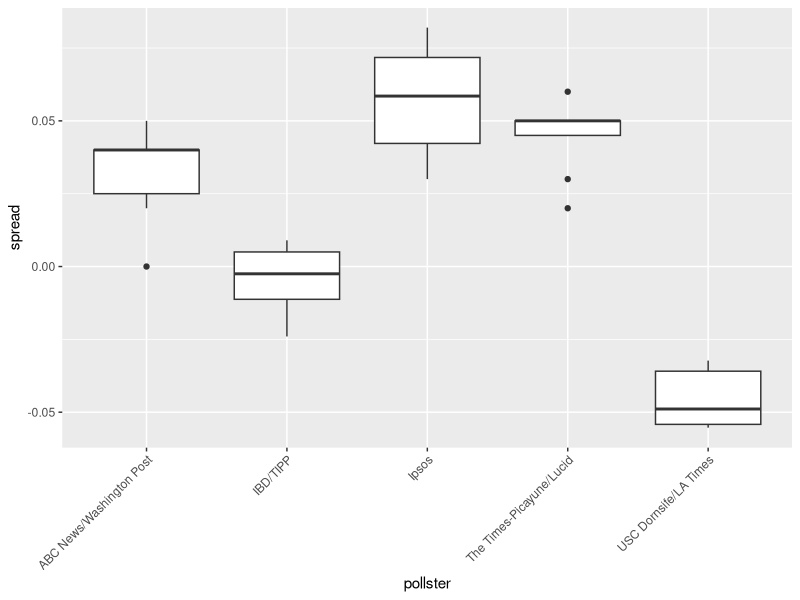
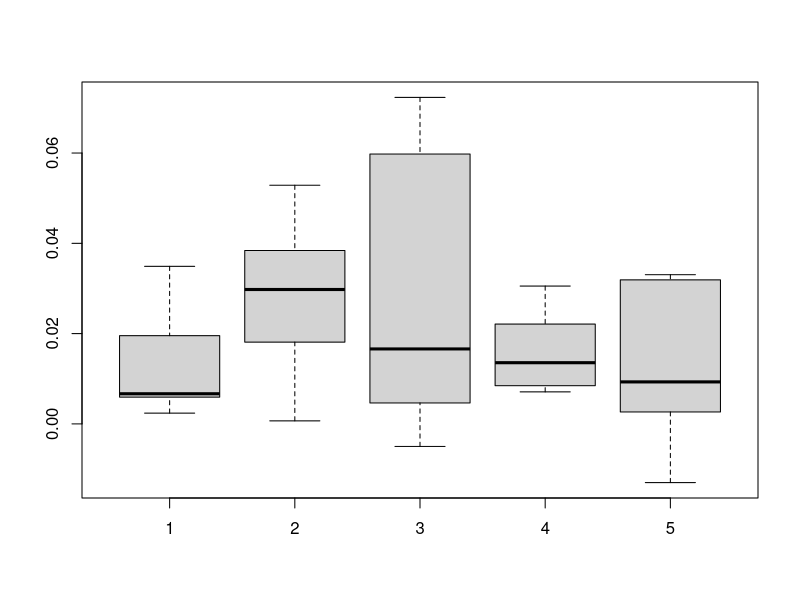
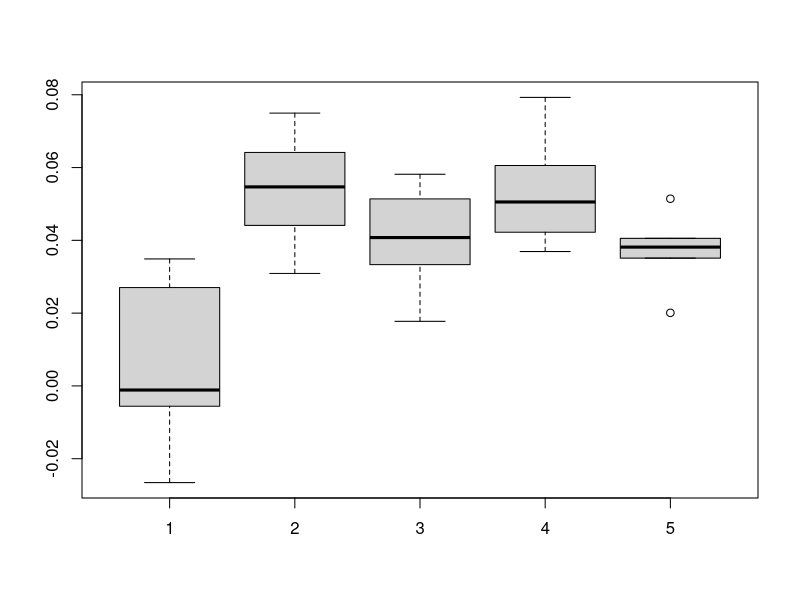
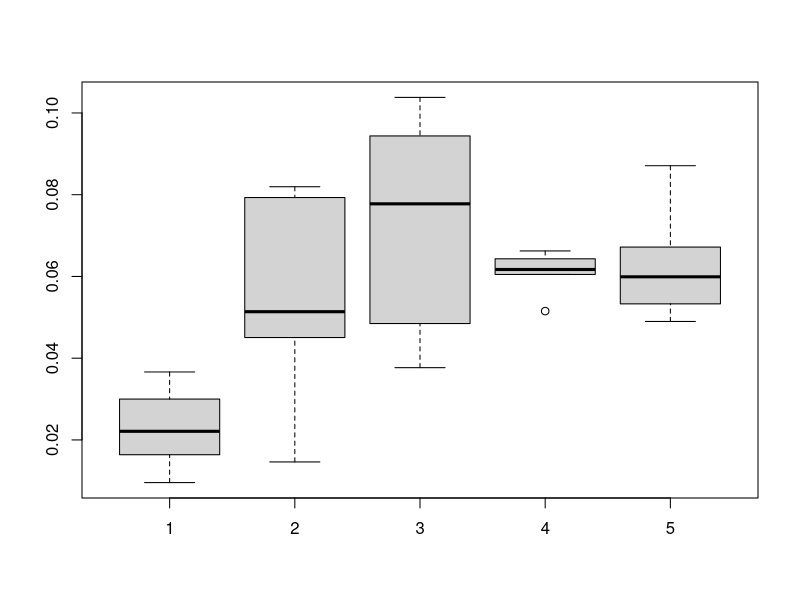
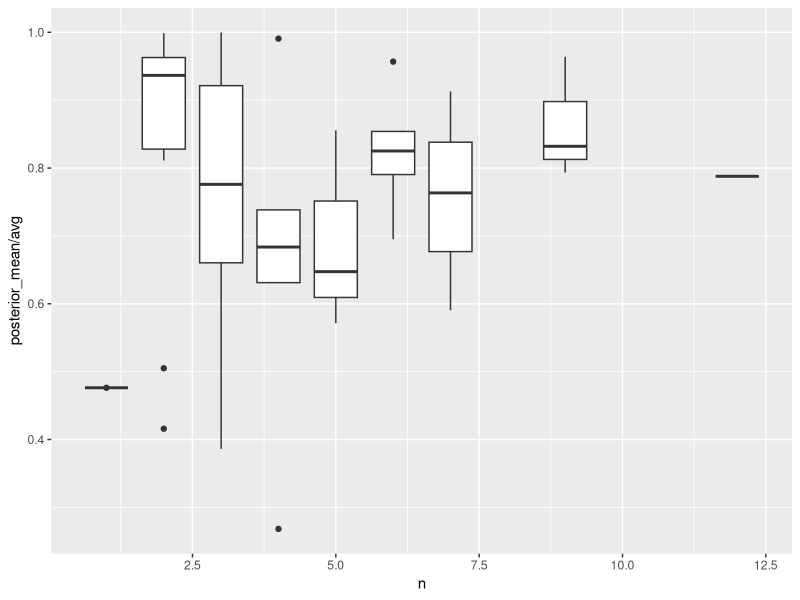
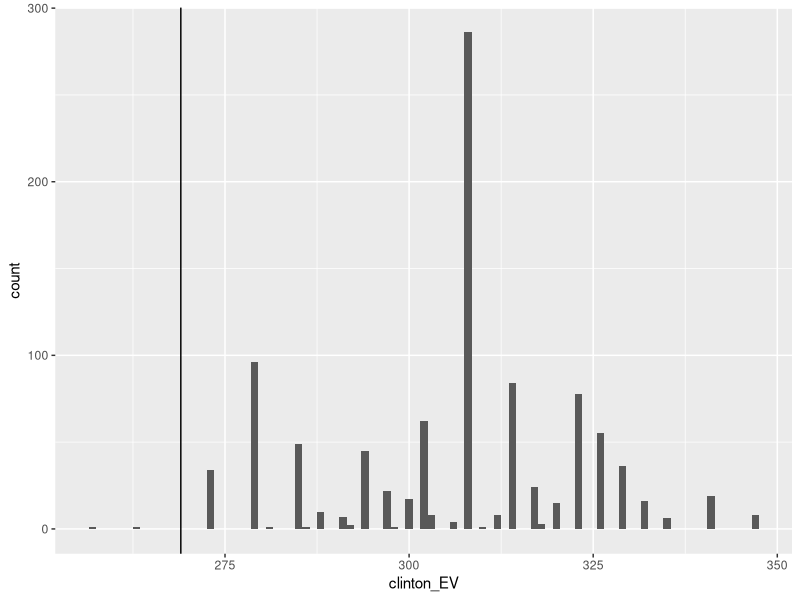
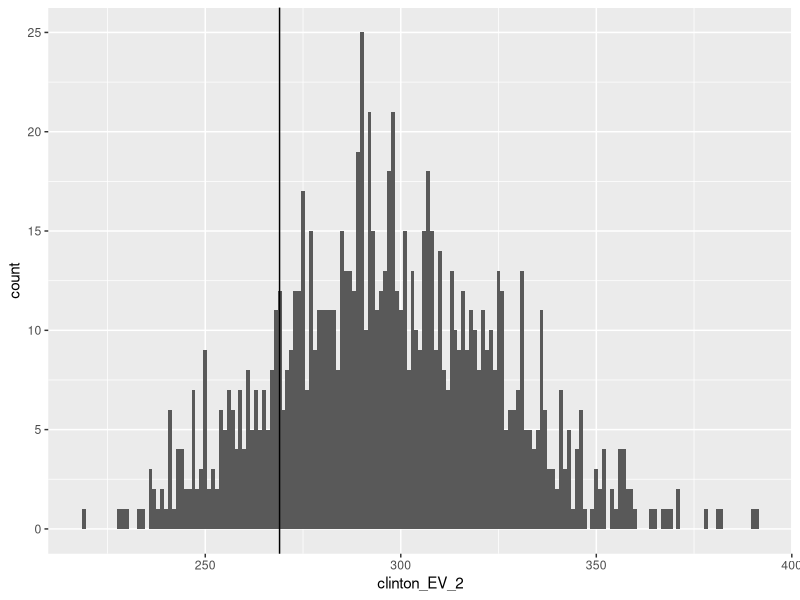

These figures' R source, in order:
# Lets forecast an election using the Bayesian approach
# Lets assume only 2 parties in the main competition
# Let us assume that historically, we cannot say who will win, i.e. the average 
# of the spread, mu is 0. Also 
# incidentally, we also notice that when victorious, the spread is generally
# about 3.5 %. Which means that the tau (standard error) of the mean is 0.035

mu <- 0
tau <- 0.035

# Lets now use the us polls dataset of the dslabs package. Here we will filter
# only the whole country polls and that were done towards the end and only contains
# one poll per pollster


library(tidyverse)
library(dslabs)

polls <- polls_us_election_2016 %>%
  filter(state == "U.S." & enddate >= "2016-10-31" &
           (grade %in% c("A+", "A", "A-", "B+") | is.na(grade))) %>%
  mutate(spread = rawpoll_clinton/100 - rawpoll_trump/100)

one_poll_per_pollster <- polls %>% 
  group_by(pollster) %>%
  filter(enddate == max(enddate)) %>%
  ungroup()

results <- one_poll_per_pollster %>%
  summarize(avg = mean(spread), se = sd(spread)/sqrt(length(spread))) %>%
  mutate(start = avg - 1.96*se, end = avg + 1.96*se)
# The results df gives us the mean observed spread, se of the mean and the ci
# of the mean


# lets define the variables x_bar and sigma
x_bar <- results$avg
sigma <- results$se

# Using the continuous version off Bayes
B <- sigma^2 / (sigma ^2 + tau ^2)
post_SE <- sqrt(1/(1/sigma^2 + 1/tau^2))
posterior_mean <- B * mu + (1-B) * x_bar

# The credible interval, assuming the posterior mean is distributed normally
post_ci <- c(posterior_mean + qnorm(0.025) * post_SE, 
             posterior_mean + qnorm(0.975) * post_SE)

# Probability of Clinton winning --
1-pnorm(0, mean = posterior_mean, sd = post_SE)
# == 0.9999975
# However, this seems way to confident that clinton will win, which was not the 
# same as predicted by the pollsters at the time
# This is because of a general bias that occurs with all pollsters in all polls
# but we cannot really explain it
# It is however noted that the general bias averages to about 2-3% each year. 
# We cannot see this bias with just a single year. 


# Mathematical model of the election forecasting
# Assuming there are i pollsters who take j polls each. Assume that each pollster
# has a bias of h_i, which varies from pollster to pollster, and is also assumed 
# to be normal with an expected value of 0, and an SE of 2.5%, (assumed value)
# which is what we have seen till now in our lessons
# Since we are looking back, we know the actual spread for the 2016 election - 0.021

# Lets take the actual poll values that is there in the data set for reference
polls %>%
  group_by(pollster) %>%
  filter(n() >= 6) %>%
  ggplot(aes(x=pollster, y=spread)) +
  geom_boxplot() +
  theme(axis.text.x = element_text(angle = 45, hjust=1))


d <- 0.021
p <- (d + 1)/2
N <- 2000 # (Number of people in each poll)
SE_d <- 2 * sqrt(p * (1-p)/ N)
j <- 6 # number of polls by a pollster

# Expected spreads from just one pollster in their polls
X <- d + rnorm(j, 0, SE_d)


# Expected spreads from 5 different pollsters
i <- 5
X <- sapply(1:i, function(pollster){
  d + rnorm(j, 0, SE_d)
  })
boxplot(X)

# Expected values when adjusting for pollster(house) bias that varies from pollster
# to pollster that is assumed to be normally distributed with expected value of 
# 0 and a Sd of 0.025
h <- rnorm(i, 0, 0.025)
X <- sapply(1:i, function(pollster){
  d + h[pollster] + rnorm(j, 0, SE_d)
})
boxplot(X)
# This more closely resembles the actual data in the dataset

# Finally let's add the general bias that occurs year to year. Let's assume it
# to be 0.025
gen_bias <- 0.025

X <- sapply(1:i, function(pollster){
  d + gen_bias + h[pollster] + rnorm(j, 0, SE_d)
})

boxplot(X)
# This might be a little better than the last plot, realistically

# Now to get the probaility of Clinton getting the popular vote in 2016 with Bayesian
# stats and general bias

mu <- 0
tau <- 0.035

X_bar <- results$avg
sigma <- sqrt(results$se^2 + gen_bias^2)

new_B <- sigma^2/(sigma^2 + tau^2)
new_p_mean <- B * mu + (1-B) * X_bar
new_p_se <- sqrt(1/(1/sigma^2 + 1/tau^2))

# Prob of the new spread > 0, i.e. Clinton will win
1 - pnorm(0, mean = new_p_mean, sd = new_p_se)

# This is about 81%, much closer to FiveThirtyEight's prediction of about 
# 80 something % and much lesser than our super likely scenario in the last model
# which predicted about 99.99% which is better. 



# Electoral college votes
# In the US, winning an election is not by popular vote, but rather the majority of 
# the electoral college votes. 
# Each state has a number of electoral votes, which varies from state to state. 
# Another quirk is that, if you win even a minor majority of electoral votes in
# a state, you win all the elctoral votes of the state - all or nothing
# This measure was done to prevent a largely populous states of US controlling the 
# election

results_us_election_2016 %>%
  arrange(desc(electoral_votes)) %>%
  head()

results <- polls_us_election_2016 %>%
  filter(state != "U.S." &
           !grepl("CD", state) & # Pattern matching function to remove entries with CD in it
           enddate >= "2016-10-31" &
           (grade %in% c("A+", "A", "A-", "B+") | is.na(grade))) %>%
  mutate(spread = rawpoll_clinton/100 - rawpoll_trump/100) %>%
  group_by(state) %>%
  summarize(avg = mean(spread), sd = sd(spread), n = n()) %>%
  mutate(state = as.character(state)) # This, I'm not sure yet why it was done

# The top 10 closest state, also known as the battleground states
results %>%
  slice_min(n=10, order_by = abs(avg))

# If you also look, you see that some states were not even polled by the pollsters
results_us_election_2016 %>%
  filter(!state %in% results$state)
# This is because, in these states, the votes were already known
# That is 7 electoral votes for Clinton


# joining electoral college votes and results
results <- left_join(results, results_us_election_2016, by="state")

# assigns sd to states with just one poll as median of other sd values 
# (as sd cannot be calculated with just 1 value)
results <- results %>%
  mutate(sd = ifelse(is.na(sd), median(results$sd, na.rm = TRUE), sd))


# Bayesian method to get chance of Clinton winning using electoral votes
# This model also assumes nothing about general victories
mu <- 0
tau <- 0.02 # Lets assume per state, the SD is lesser than for the country
updated <- results %>% 
  mutate(sigma = sd/sqrt(n),
         B = sigma^2/ (sigma^2 + tau^2),
         posterior_mean = B*mu + (1-B)*avg,
         posterior_se = sqrt( 1 / (1/sigma^2 + 1/tau^2))) %>%
  arrange(abs(posterior_mean)) %>%
  select(state, avg, sd, n, electoral_votes, sigma, B, posterior_mean, posterior_se)

# We see that those that had multiple polls, retained the posterior mean similar to 
# the original value. 
updated %>%
  ggplot(aes(y = posterior_mean/avg, x = n, group = n)) +
  geom_boxplot()


# Combining that with a Monte Carlo simulation to find out the chance of Clinton
# winning

clinton_EV <- replicate(1000, {
  results %>% mutate(sigma = sd/sqrt(n),
                     B = sigma^2/ (sigma^2 + tau^2),
                     posterior_mean = B*mu + (1-B)*avg,
                     posterior_se = sqrt( 1 / (1/sigma^2 + 1/tau^2)),
                     simulated_result = rnorm(length(posterior_mean), posterior_mean, posterior_se),
                     clinton = ifelse(simulated_result > 0, electoral_votes, 0)) %>%    # award votes if Clinton wins state
    summarize(clinton = sum(clinton)) %>%    # total votes for Clinton
    .$clinton + 7    # 7 votes for Rhode Island and DC
})

mean(clinton_EV > 269)    # over 269 votes wins election
# This gives a 99.9% chance of success
# This is because we have not accounted for general bias in this model

# histogram of outcomes
data.frame(clinton_EV) %>%
  ggplot(aes(clinton_EV)) +
  geom_histogram(binwidth = 1) +
  geom_vline(xintercept = 269)


# Accounting for a general bias of 3% within states (higher in the states apparently)
# this has to be added to the individual state SDs.
bias_sd <- 0.03
clinton_EV_2 <- replicate(1000, {
  results %>% mutate(sigma = sqrt(sd^2/(n) + bias_sd^2),    # added bias_sd term
                     B = sigma^2/ (sigma^2 + tau^2),
                     posterior_mean = B*mu + (1-B)*avg,
                     posterior_se = sqrt( 1 / (1/sigma^2 + 1/tau^2)),
                     simulated_result = rnorm(length(posterior_mean), posterior_mean, posterior_se),
                     clinton = ifelse(simulated_result > 0, electoral_votes, 0)) %>%    # award votes if Clinton wins state
    summarize(clinton = sum(clinton)) %>%    # total votes for Clinton
    .$clinton + 7    # 7 votes for Rhode Island and DC
})
mean(clinton_EV_2 > 269)    # over 269 votes wins election
# This is now a bit lower ~ 88%, a bit more realistic

data.frame(clinton_EV_2) %>%
  ggplot(aes(clinton_EV_2)) +
  geom_histogram(binwidth = 1) +
  geom_vline(xintercept = 269)

# FiveThirtyEight had a prediction of about 71% as they used a lot more features
# that is lengthy and complicated for this edx course
